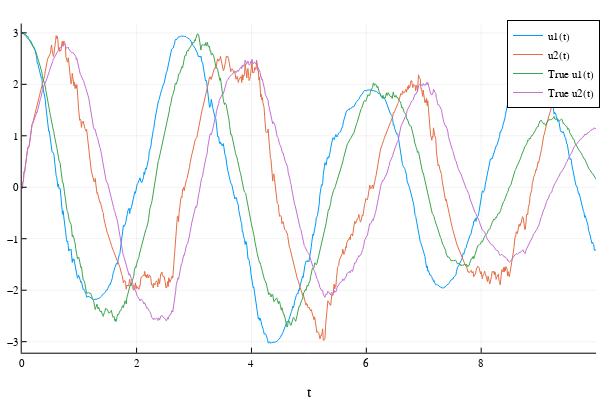

Notebook code cell kept with this figure:
### Code cell
plot(sol1,plot_analytic=true)

### Figure 1 — Plotly figure (JSON) as saved in the notebook; plotly's stock layout.template omitted (floating-point values rounded to 4 significant figures; data arrays with more than 128 entries replaced by an {"elided": "..."} marker saying what was removed)
{"data": [{"colorbar": {"title": ""}, "legendgroup": "u1(t)", "line": {"color": "rgba(0, 154, 250, 1.000)", "dash": "solid", "shape": "linear", "width": 1}, "mode": "lines", "name": "u1(t)", "showlegend": true, "type": "scatter", "x": {"elided": "1001 float values"}, "xaxis": "x", "y": {"elided": "1001 float values"}, "yaxis": "y", "zmax": null, "zmin": null}, {"colorbar": {"title": ""}, "legendgroup": "u2(t)", "line": {"color": "rgba(227, 111, 71, 1.000)", "dash": "solid", "shape": "linear", "width": 1}, "mode": "lines", "name": "u2(t)", "showlegend": true, "type": "scatter", "x": {"elided": "1001 float values"}, "xaxis": "x", "y": {"elided": "1001 float values"}, "yaxis": "y", "zmax": null, "zmin": null}, {"colorbar": {"title": ""}, "legendgroup": "True u1(t)", "line": {"color": "rgba(62, 164, 78, 1.000)", "dash": "solid", "shape": "linear", "width": 1}, "mode": "lines", "name": "True u1(t)", "showlegend": true, "type": "scatter", "x": {"elided": "1001 float values"}, "xaxis": "x", "y": {"elided": "1001 float values"}, "yaxis": "y", "zmax": null, "zmin": null}, {"colorbar": {"title": ""}, "legendgroup": "True u2(t)", "line": {"color": "rgba(195, 113, 210, 1.000)", "dash": "solid", "shape": "linear", "width": 1}, "mode": "lines", "name": "True u2(t)", "showlegend": true, "type": "scatter", "x": {"elided": "1001 float values"}, "xaxis": "x", "y": {"elided": "1001 float values"}, "yaxis": "y", "zmax": null, "zmin": null}], "layout": {"annotations": [], "height": 400, "legend": {"bgcolor": "rgba(255, 255, 255, 1.000)", "bordercolor": "rgba(0, 0, 0, 1.000)", "borderwidth": 1, "font": {"color": "rgba(0, 0, 0, 1.000)", "family": "sans-serif", "size": 11}, "title": {"font": {"color": "rgba(0, 0, 0, 1.000)", "family": "sans-serif", "size": 15}, "text": ""}, "tracegroupgap": 0, "traceorder": "normal", "x": 1, "xanchor": "auto", "y": 1, "yanchor": "auto"}, "margin": {"b": 20, "l": 0, "r": 0, "t": 20}, "paper_bgcolor": "rgba(255, 255, 255, 1.000)", "plot_bgcolor": "rgba(255, 255, 255, 1.000)", "showlegend": true, "width": 600, "xaxis": {"anchor": "y", "domain": [0.03619, 0.9934], "gridcolor": "rgba(0, 0, 0, 0.100)", "gridwidth": 0.5, "linecolor": "rgba(0, 0, 0, 1.000)", "mirror": false, "range": [0, 10], "showgrid": true, "showline": true, "showticklabels": true, "tickangle": 0, "tickcolor": "rgb(0, 0, 0)", "tickfont": {"color": "rgba(0, 0, 0, 1.000)", "family": "sans-serif", "size": 11}, "tickmode": "array", "ticks": "inside", "ticktext": ["0", "2", "4", "6", "8", "10"], "tickvals": [0, 2, 4, 6, 8, 10], "title": "t", "titlefont": {"color": "rgba(0, 0, 0, 1.000)", "family": "sans-serif", "size": 15}, "type": "-", "visible": true, "zeroline": false, "zerolinecolor": "rgba(0, 0, 0, 1.000)"}, "yaxis": {"anchor": "x", "domain": [0.07581, 0.9902], "gridcolor": "rgba(0, 0, 0, 0.100)", "gridwidth": 0.5, "linecolor": "rgba(0, 0, 0, 1.000)", "mirror": false, "range": [-3.214, 3.181], "showgrid": true, "showline": true, "showticklabels": true, "tickangle": 0, "tickcolor": "rgb(0, 0, 0)", "tickfont": {"color": "rgba(0, 0, 0, 1.000)", "family": "sans-serif", "size": 11}, "tickmode": "array", "ticks": "inside", "ticktext": ["−3", "−2", "−1", "0", "1", "2", "3"], "tickvals": [-3, -2, -1, 0, 1, 2, 3], "title": "", "titlefont": {"color": "rgba(0, 0, 0, 1.000)", "family": "sans-serif", "size": 15}, "type": "-", "visible": true, "zeroline": false, "zerolinecolor": "rgba(0, 0, 0, 1.000)"}}}
